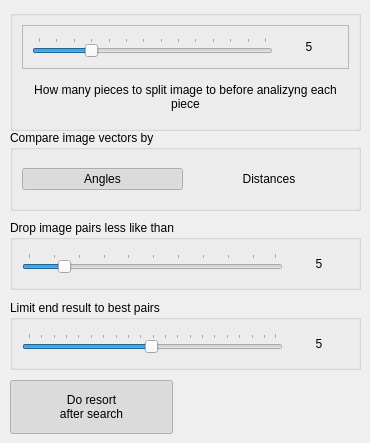
      <widget class="QWidget" name="tab_unduplicate">
       <property name="sizePolicy">
        <sizepolicy hsizetype="Minimum" vsizetype="Preferred">
         <horstretch>0</horstretch>
         <verstretch>0</verstretch>
        </sizepolicy>
       </property>
       <property name="minimumSize">
        <size>
         <width>370</width>
         <height>0</height>
        </size>
       </property>
       <attribute name="title">
        <string>UnDuplicate</string>
       </attribute>
       <widget class="QGroupBox" name="groupBox_5">
        <property name="geometry">
         <rect>
          <x>10</x>
          <y>10</y>
          <width>351</width>
          <height>121</height>
         </rect>
        </property>
        <layout class="QVBoxLayout" name="verticalLayout_6">
         <item>
          <widget class="QFrame" name="frame_4">
           <property name="frameShape">
            <enum>QFrame::StyledPanel</enum>
           </property>
           <property name="frameShadow">
            <enum>QFrame::Raised</enum>
           </property>
           <layout class="QHBoxLayout" name="horizontalLayout_5">
            <item>
             <widget class="QSlider" name="slider_image_split_steps">
              <property name="minimum">
               <number>0</number>
              </property>
              <property name="maximum">
               <number>13</number>
              </property>
              <property name="pageStep">
               <number>1</number>
              </property>
              <property name="value">
               <number>3</number>
              </property>
              <property name="orientation">
               <enum>Qt::Horizontal</enum>
              </property>
              <property name="invertedAppearance">
               <bool>false</bool>
              </property>
              <property name="invertedControls">
               <bool>false</bool>
              </property>
              <property name="tickPosition">
               <enum>QSlider::TicksAbove</enum>
              </property>
              <property name="tickInterval">
               <number>1</number>
              </property>
             </widget>
            </item>
            <item>
             <widget class="QLabel" name="lbl_image_split_steps">
              <property name="sizePolicy">
               <sizepolicy hsizetype="Maximum" vsizetype="Preferred">
                <horstretch>162</horstretch>
                <verstretch>95</verstretch>
               </sizepolicy>
              </property>
              <property name="minimumSize">
               <size>
                <width>60</width>
                <height>0</height>
               </size>
              </property>
              <property name="layoutDirection">
               <enum>Qt::LeftToRight</enum>
              </property>
              <property name="text">
               <string>5</string>
              </property>
              <property name="alignment">
               <set>Qt::AlignCenter</set>
              </property>
             </widget>
            </item>
           </layout>
          </widget>
         </item>
         <item>
          <widget class="QLabel" name="label_2">
           <property name="sizePolicy">
            <sizepolicy hsizetype="Minimum" vsizetype="Minimum">
             <horstretch>0</horstretch>
             <verstretch>0</verstretch>
            </sizepolicy>
           </property>
           <property name="text">
            <string>How many pieces to split image to before analizyng each piece</string>
           </property>
           <property name="alignment">
            <set>Qt::AlignCenter</set>
           </property>
           <property name="wordWrap">
            <bool>true</bool>
           </property>
          </widget>
         </item>
        </layout>
       </widget>
       <widget class="QGroupBox" name="groupBox_3">
        <property name="geometry">
         <rect>
          <x>10</x>
          <y>220</y>
          <width>351</width>
          <height>70</height>
         </rect>
        </property>
        <property name="title">
         <string>Drop image pairs less like than</string>
        </property>
        <layout class="QHBoxLayout" name="horizontalLayout_10">
         <item>
          <widget class="QSlider" name="slider_image_max_likeness">
           <property name="minimum">
            <number>1</number>
           </property>
           <property name="maximum">
            <number>100</number>
           </property>
           <property name="value">
            <number>15</number>
           </property>
           <property name="orientation">
            <enum>Qt::Horizontal</enum>
           </property>
           <property name="invertedAppearance">
            <bool>false</bool>
           </property>
           <property name="invertedControls">
            <bool>false</bool>
           </property>
           <property name="tickPosition">
            <enum>QSlider::TicksAbove</enum>
           </property>
           <property name="tickInterval">
            <number>10</number>
           </property>
          </widget>
         </item>
         <item>
          <widget class="QLabel" name="lbl_image_max_likeness">
           <property name="sizePolicy">
            <sizepolicy hsizetype="Maximum" vsizetype="Preferred">
             <horstretch>162</horstretch>
             <verstretch>95</verstretch>
            </sizepolicy>
           </property>
           <property name="minimumSize">
            <size>
             <width>60</width>
             <height>0</height>
            </size>
           </property>
           <property name="layoutDirection">
            <enum>Qt::LeftToRight</enum>
           </property>
           <property name="text">
            <string>5</string>
           </property>
           <property name="alignment">
            <set>Qt::AlignCenter</set>
           </property>
          </widget>
         </item>
        </layout>
       </widget>
       <widget class="QGroupBox" name="groupBox_7">
        <property name="geometry">
         <rect>
          <x>10</x>
          <y>300</y>
          <width>351</width>
          <height>70</height>
         </rect>
        </property>
        <property name="title">
         <string>Limit end result to best pairs</string>
        </property>
        <layout class="QHBoxLayout" name="horizontalLayout_11">
         <item>
          <widget class="QSlider" name="slider_max_pairs">
           <property name="minimum">
            <number>1</number>
           </property>
           <property name="maximum">
            <number>200</number>
           </property>
           <property name="value">
            <number>100</number>
           </property>
           <property name="orientation">
            <enum>Qt::Horizontal</enum>
           </property>
           <property name="invertedAppearance">
            <bool>false</bool>
           </property>
           <property name="invertedControls">
            <bool>false</bool>
           </property>
           <property name="tickPosition">
            <enum>QSlider::TicksAbove</enum>
           </property>
           <property name="tickInterval">
            <number>10</number>
           </property>
          </widget>
         </item>
         <item>
          <widget class="QLabel" name="lbl_max_pairs">
           <property name="sizePolicy">
            <sizepolicy hsizetype="Maximum" vsizetype="Preferred">
             <horstretch>162</horstretch>
             <verstretch>95</verstretch>
            </sizepolicy>
           </property>
           <property name="minimumSize">
            <size>
             <width>60</width>
             <height>0</height>
            </size>
           </property>
           <property name="layoutDirection">
            <enum>Qt::LeftToRight</enum>
           </property>
           <property name="text">
            <string>5</string>
           </property>
           <property name="alignment">
            <set>Qt::AlignCenter</set>
           </property>
          </widget>
         </item>
        </layout>
       </widget>
       <widget class="QGroupBox" name="groupBox_9">
        <property name="geometry">
         <rect>
          <x>10</x>
          <y>130</y>
          <width>351</width>
          <height>81</height>
         </rect>
        </property>
        <property name="title">
         <string>Compare image vectors by</string>
        </property>
        <layout class="QHBoxLayout" name="horizontalLayout_8">
         <item>
          <widget class="QPushButton" name="btn_angles">
           <property name="text">
            <string>Angles</string>
           </property>
           <property name="checkable">
            <bool>true</bool>
           </property>
           <property name="checked">
            <bool>true</bool>
           </property>
           <property name="flat">
            <bool>true</bool>
           </property>
           <attribute name="buttonGroup">
            <string notr="true">buttonGroup</string>
           </attribute>
          </widget>
         </item>
         <item>
          <widget class="QPushButton" name="btn_distances">
           <property name="text">
            <string>Distances</string>
           </property>
           <property name="checkable">
            <bool>true</bool>
           </property>
           <property name="flat">
            <bool>true</bool>
           </property>
           <attribute name="buttonGroup">
            <string notr="true">buttonGroup</string>
           </attribute>
          </widget>
         </item>
        </layout>
       </widget>
       <widget class="QPushButton" name="btn_compare_resort">
        <property name="geometry">
         <rect>
          <x>10</x>
          <y>380</y>
          <width>163</width>
          <height>54</height>
         </rect>
        </property>
        <property name="text">
         <string>Do resort 
after search</string>
        </property>
        <property name="checkable">
         <bool>true</bool>
        </property>
        <property name="checked">
         <bool>true</bool>
        </property>
        <property name="flat">
         <bool>true</bool>
        </property>
       </widget>
      </widget>
